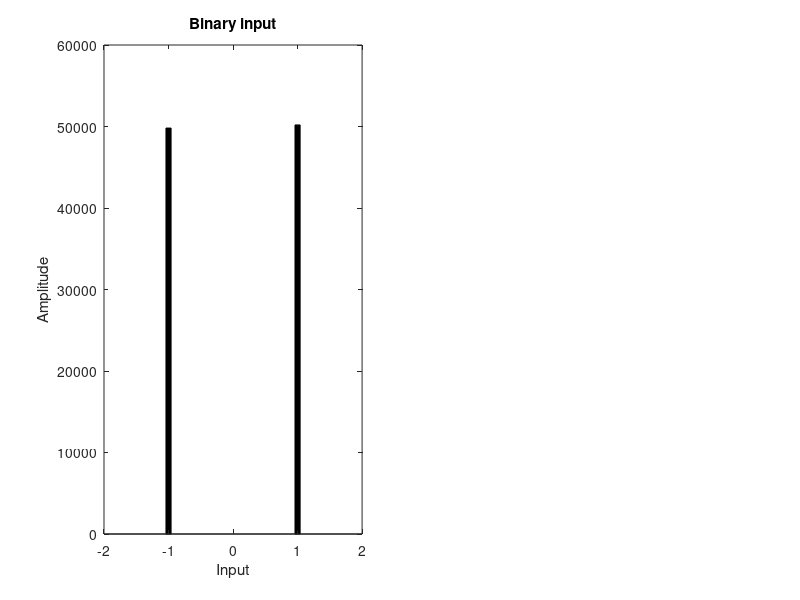

The MATLAB source for this figure: (Note: this script raises an error after producing the figure.)
% Chapter 2 Exercise 32
% Amplitude distribution of filtered noise
%
% Copyright: 
% Johan Schoukens, Rik Pintelon, and Yves Rolain 
% Vrije Universiteit Brussels, Pleinlaan 2, 1050 Brussels, Belgium
%
% 1 December 2010

clear all

% define the input parameters
Ndata=100000;                   % length data record
CutOff=0.1                      % Cut off frequency, relatively to fSample
[b,a]=butter(6,CutOff*2);       % noise shaping filter


u=sign(randn(Ndata,1));         % binaray input
y=filter(b,a,u);                % filtered output   

% analyse and plot the result
FigNum=5;
figure(FigNum)
clf

subplot(1,2,1)
edges=[-1.5:0.1:1.5];           % set HIST parameters
H=histc(u,edges);
bar(edges,H,'k')
title('Binary input')
xlabel('Input')
ylabel('Amplitude')
DG_SetFontSize(10)
DG_SetLineWidth(1.0)

subplot(1,2,2)
edges=[-1.5:0.1:1.5];
H=histc(y,edges);
bar(edges,H,'k')
title('Filtered binary input')
xlabel('Input')
ylabel('Amplitude')
DG_SetFontSize(10)
DG_SetLineWidth(1.0)

% Export the plot
% DG_Init4PDF(gcf, 4.5);        % fixing the size, half standard height
% DG_MakePDF('Noise5.pdf', gcf); 